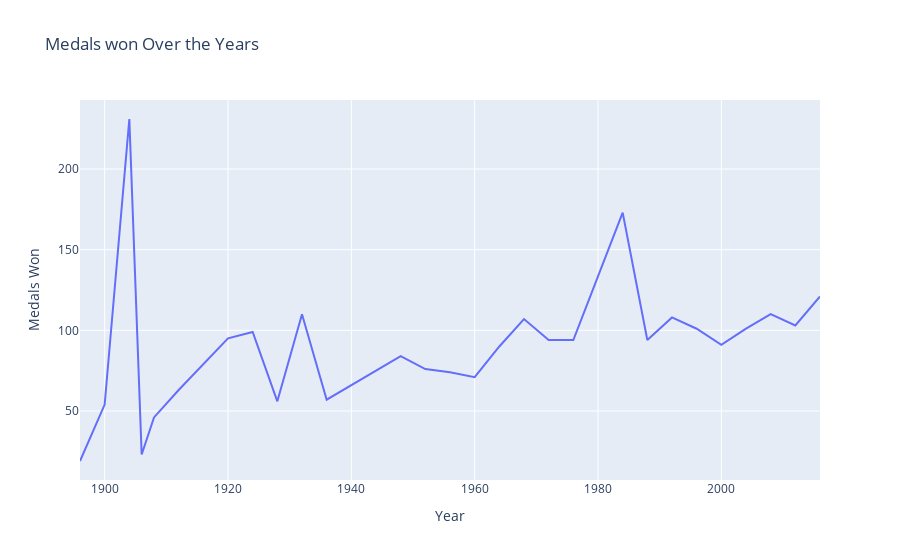

Notebook cell for this chart:
### Code cell
plt.figure(figsize = (10,3))
fig = px.line(df_medalists_region, x='Year', y='Medal',
             title="Medals won Over the Years")

fig.update_layout(
    xaxis_title='Year',
    yaxis_title='Medals Won'
)

fig.show()

### Figure 1 — Plotly figure (JSON) as saved in the notebook; plotly's stock layout.template omitted (floating-point values rounded to 4 significant figures)
{"data": [{"hovertemplate": "Year=%{x}<br>Medal=%{y}<extra></extra>", "legendgroup": "", "line": {"color": "#636efa", "dash": "solid"}, "marker": {"symbol": "circle"}, "mode": "lines", "name": "", "orientation": "v", "showlegend": false, "type": "scatter", "x": [1896, 1900, 1904, 1906, 1908, 1912, 1920, 1924, 1928, 1932, 1936, 1948, 1952, 1956, 1960, 1964, 1968, 1972, 1976, 1984, 1988, 1992, 1996, 2000, 2004, 2008, 2012, 2016], "xaxis": "x", "y": [19, 54, 231, 23, 46, 63, 95, 99, 56, 110, 57, 84, 76, 74, 71, 90, 107, 94, 94, 173, 94, 108, 101, 91, 101, 110, 103, 121], "yaxis": "y"}], "layout": {"legend": {"tracegroupgap": 0}, "title": {"text": "Medals won Over the Years"}, "xaxis": {"anchor": "y", "domain": [0, 1], "title": {"text": "Year"}}, "yaxis": {"anchor": "x", "domain": [0, 1], "title": {"text": "Medals Won"}}}}
